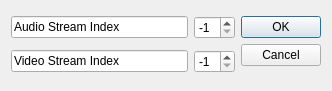
<?xml version="1.0" encoding="UTF-8"?>
<ui version="4.0">
 <class>selectStreamDialog</class>
 <widget class="QDialog" name="selectStreamDialog">
  <property name="geometry">
   <rect>
    <x>0</x>
    <y>0</y>
    <width>332</width>
    <height>91</height>
   </rect>
  </property>
  <property name="windowTitle">
   <string>Dialog</string>
  </property>
  <layout class="QGridLayout" name="gridLayout">
   <item row="0" column="0">
    <widget class="QLineEdit" name="audioLineEdit">
     <property name="text">
      <string>Audio Stream Index</string>
     </property>
    </widget>
   </item>
   <item row="0" column="1">
    <widget class="QSpinBox" name="audioSpinBox">
     <property name="minimum">
      <number>-1</number>
     </property>
     <property name="value">
      <number>-1</number>
     </property>
    </widget>
   </item>
   <item row="0" column="2" rowspan="2">
    <widget class="QDialogButtonBox" name="buttonBox">
     <property name="orientation">
      <enum>Qt::Vertical</enum>
     </property>
     <property name="standardButtons">
      <set>QDialogButtonBox::Cancel|QDialogButtonBox::Ok</set>
     </property>
    </widget>
   </item>
   <item row="1" column="0">
    <widget class="QLineEdit" name="videoLineEdit">
     <property name="text">
      <string>Video Stream Index</string>
     </property>
    </widget>
   </item>
   <item row="1" column="1">
    <widget class="QSpinBox" name="videoSpinBox">
     <property name="minimum">
      <number>-1</number>
     </property>
     <property name="value">
      <number>-1</number>
     </property>
    </widget>
   </item>
  </layout>
 </widget>
 <resources/>
 <connections>
  <connection>
   <sender>buttonBox</sender>
   <signal>accepted()</signal>
   <receiver>selectStreamDialog</receiver>
   <slot>accept()</slot>
   <hints>
    <hint type="sourcelabel">
     <x>248</x>
     <y>254</y>
    </hint>
    <hint type="destinationlabel">
     <x>157</x>
     <y>274</y>
    </hint>
   </hints>
  </connection>
  <connection>
   <sender>buttonBox</sender>
   <signal>rejected()</signal>
   <receiver>selectStreamDialog</receiver>
   <slot>reject()</slot>
   <hints>
    <hint type="sourcelabel">
     <x>316</x>
     <y>260</y>
    </hint>
    <hint type="destinationlabel">
     <x>286</x>
     <y>274</y>
    </hint>
   </hints>
  </connection>
 </connections>
</ui>
